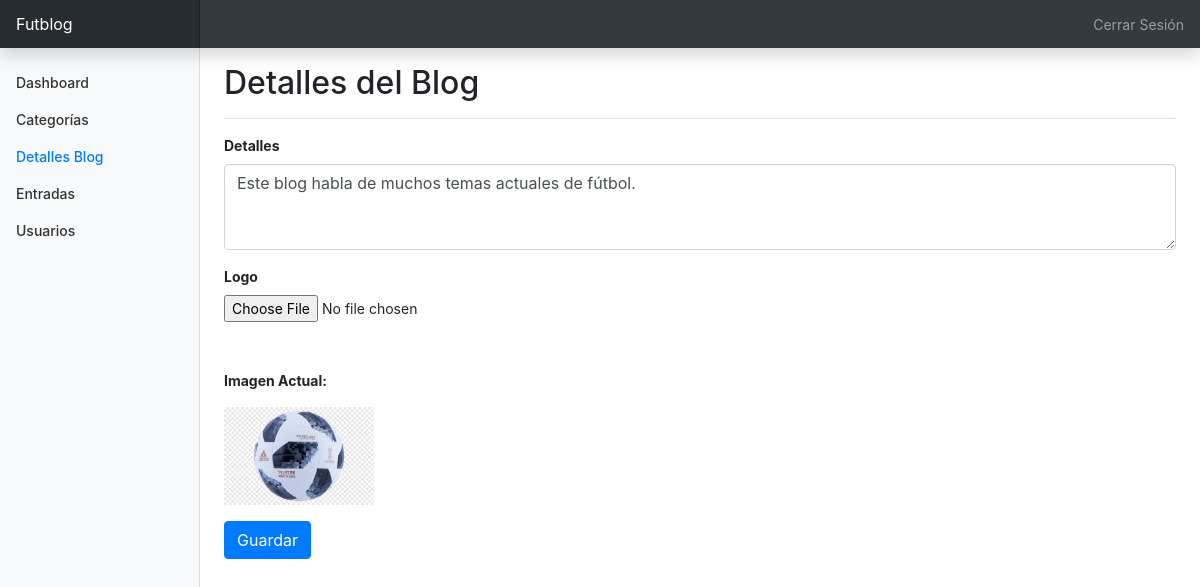
/detallesblog/editar/1, run on the app's committed database.
### detallesblog/models.py (models this page shows)
class DetallesBlog(models.Model):
    detalles = models.CharField(max_length=5000, default="DEFAULT VALUE")
    logo = models.FileField()
    created_at = models.DateTimeField(auto_now_add=True)
    updated_at = models.DateTimeField(auto_now_add=True)
    class Meta:
        db_table = "detallesblog"

### detallesblog/views.py (the view, shortened to what this page needs)
# urls.py: path("detallesblog/editar/<int:pk>", EditarDetallesBlog.as_view(template_name="detallesblog/editar.html"), name="editardetalles"),
class EditarDetallesBlog(SuccessMessageMixin, UpdateView):
    model = DetallesBlog
    form = DetallesBlog
    fields = "__all__"
    success_message = "Detalle(s) editado(s) correctamente!"

### detallesblog/templates/detallesblog/editar.html (shortened to what this page needs)
<!doctype html>
<html lang="en">
  <head>
    {% load bootstrap4 %}
    {% bootstrap_css %}
    {% load static %}
    <link rel="stylesheet" type="text/css" href="{% static 'css/dashboard.css' %}">
    <link rel="stylesheet" type="text/css" href="{% static 'css/estilos.css' %}">
    {% load icon %}
  </head>
  <body>
<nav class="navbar navbar-dark sticky-top bg-dark flex-md-nowrap p-0 shadow">
  <a class="navbar-brand col-md-3 col-lg-2 mr-0 px-3" href="#">Futblog</a>
  <ul class="navbar-nav px-3">
    <li class="nav-item text-nowrap">
      <a class="nav-link" href="#">Cerrar Sesión</a>
    </li>
  </ul>
</nav>
<div class="container-fluid">
  <div class="row">
    <nav id="sidebarMenu" class="col-md-3 col-lg-2 d-md-block bg-light sidebar collapse">
      <div class="sidebar-sticky pt-3">
        <ul class="nav flex-column">
          <li class="nav-item">
            <a class="nav-link" href="#">
              Dashboard
            </a>
          </li>
          <li class="nav-item">
            <a class="nav-link" href="{% url 'listadodecategorias' %}">
              Categorías
            </a>
          </li>
          <li class="nav-item">
            <a class="nav-link active" href="{% url 'detallesblog' %}">
              Detalles Blog <span class="sr-only">(current)</span>
            </a>
          </li>
          <li class="nav-item">
            <a class="nav-link" href="{% url 'listadodeentradas' %}">
              Entradas
            </a>
          </li>
          <li class="nav-item">
            <a class="nav-link" href="{% url 'listadodeusuarios' %}">
              Usuarios
            </a>
          </li>
        </ul>
      </div>
    </nav>
    <main role="main" class="col-md-9 ml-sm-auto col-lg-10 px-md-4">
      <div class="d-flex justify-content-between flex-wrap flex-md-nowrap align-items-center pt-3 pb-2 mb-3 border-bottom">
        <h1 class="h2">Detalles del Blog</h1>
      </div>
      <form method="POST" enctype="multipart/form-data">
        <div class="form-group">
            <label for="detalles" class="negritatxt">Detalles</label>
            <textarea class="form-control" id="detalles" name="detalles" value="{{ detallesblog.detalles }}" rows="3" required>{{ detallesblog.detalles }}</textarea>
        </div>
        <div class="form-group">
            <label for="logo" class="negritatxt">Logo</label>
            <input type="file" class="form-control-file" id="logo" name="logo">
            <p class="negritatxt mt-5">Imagen Actual:</p>
            <img src="{% static 'uploads/' %}{{ detallesblog.logo }}" class="img-fluid" width="150" height="150" alt="{{ detallesblog.logo }}"></img>
        </div>
        <button type="submit" class="btn btn-primary">Guardar</button>
      </form>
    </main>
  </div>
</div>
  </body>
</html>

### categorias/static/css/dashboard.css (style rules this page uses)
body { font-size: .875rem; }
.sidebar { position: fixed; top: 0; bottom: 0; left: 0; z-index: 100; padding: 48px 0 0; box-shadow: inset -1px 0 0 rgba(0, 0, 0, .1); }
.sidebar-sticky { position: relative; top: 0; height: calc(100vh - 48px); padding-top: .5rem; overflow-x: hidden; overflow-y: auto; }
.sidebar .nav-link { font-weight: 500; color: #333; }
.sidebar .nav-link.active { color: #007bff; }
.navbar-brand { padding-top: .75rem; padding-bottom: .75rem; font-size: 1rem; background-color: rgba(0, 0, 0, .25); box-shadow: inset -1px 0 0 rgba(0, 0, 0, .25); }

### categorias/static/css/estilos.css (style rules this page uses)
.negritatxt { font-weight: bold; }

### data on the page
DetallesBlog: detalles "Este blog habla de muchos temas actuales de fútbol.", logo (picture)
